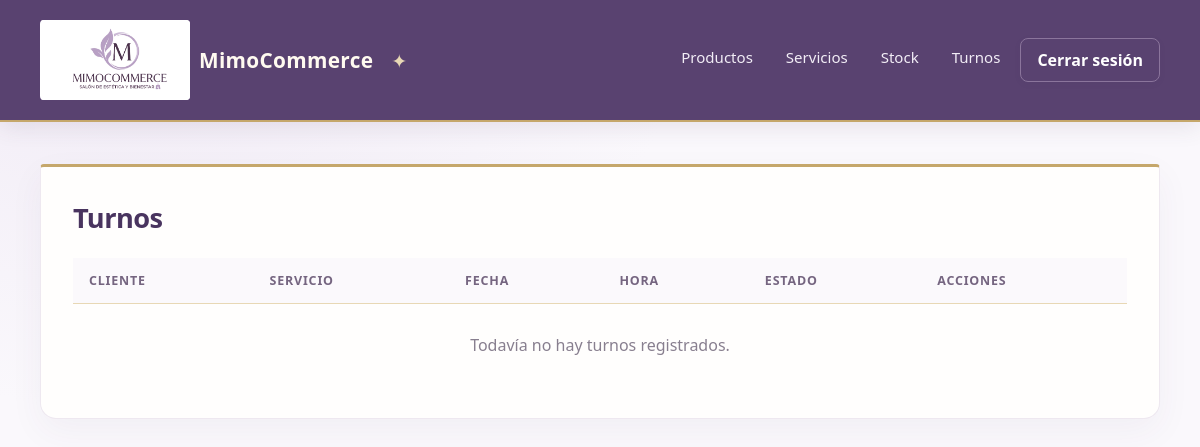
The page /turnos/ (signed in) on the database as committed earlier.
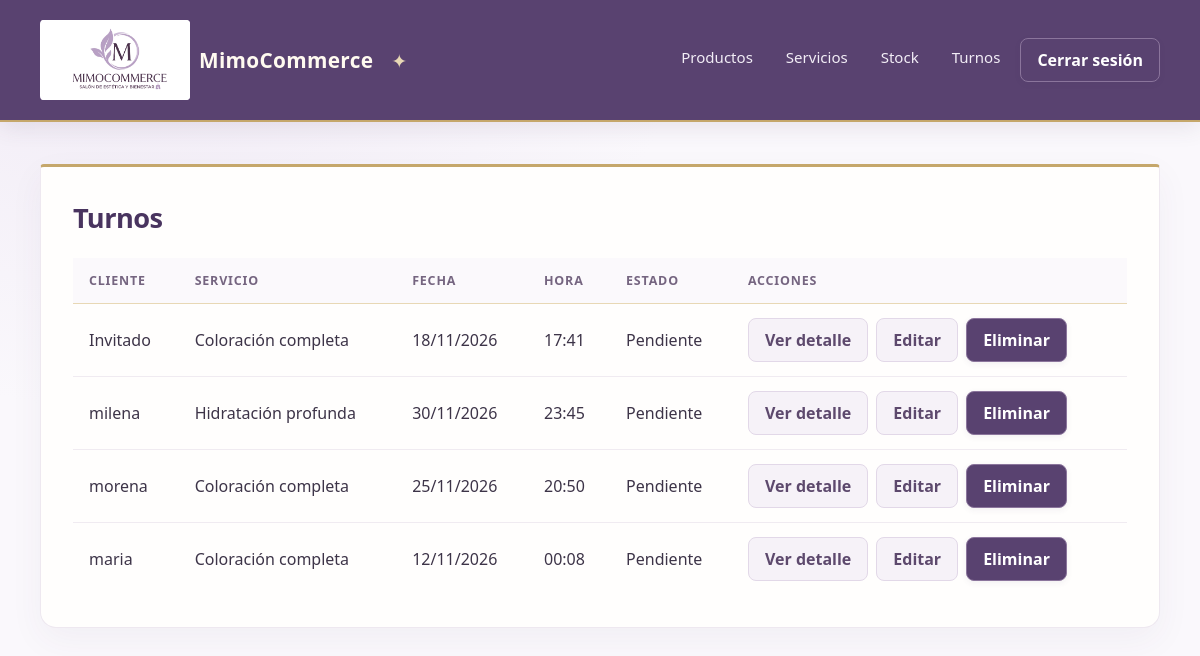
The same page on the database as committed later.
### apps/turnos/models.py (models this page shows, shortened)
class Turno(models.Model):
    usuario = models.ForeignKey(settings.AUTH_USER_MODEL, on_delete=models.CASCADE, blank=True, null=True)
    nombre_cliente = models.CharField(max_length=150, blank=True, default='')
    servicio = models.ForeignKey('servicios.Servicio', on_delete=models.PROTECT)
    fecha = models.DateField()
    hora = models.TimeField()
    estado = models.CharField(max_length=10)
    observaciones = models.TextField(blank=True)

### apps/servicios/models.py (models this page shows)
class Servicio(models.Model):
    nombre = models.CharField(max_length=100)
    precio = models.IntegerField()
    descripcion = models.TextField()
    fecha = models.DateField()
    def __str__(self):
        return self.nombre

### apps/turnos/views.py (the view)
# urls.py: path('', TurnoListView.as_view(), name='turno_list'),
class TurnoListView(LoginRequiredMixin, ListView):
    model = Turno
    template_name = 'turnos/list.html'
    context_object_name = 'turnos' # Esta es la variable que se usará en el template con {% for turno in turnos %} para mostrar los turnos

### apps/empresa/views.py (called while the page is built)
def empresa_encabezado(request):
    return {'empresa_encabezado': Empresa.objects.order_by('pk').first()}

### templates/turnos/list.html (shortened to what this page needs)
{% extends 'base/base.html' %}
{% block contentido %}
<div class="page-heading">
    <h1>Turnos</h1>
</div>
<div class="table-wrap">
    <table>
        <thead>
            <tr>
                <th>Cliente</th>
                <th>Servicio</th>
                <th>Fecha</th>
                <th>Hora</th>
                <th>Estado</th>
                <th>Acciones</th>
            </tr>
        </thead>
        <tbody>
            {% for turno in turnos %}
            <tr>
                <td>{{ turno.nombre_cliente|default:turno.usuario|default:"Invitado" }}</td>
                <td>{{ turno.servicio }}</td>
                <td>{{ turno.fecha|date:"d/m/Y" }}</td>
                <td>{{ turno.hora|time:"H:i" }}</td>
                <td>{{ turno.estado }}</td>
                <td>
                    <div class="actions">
                        <a class="button button-secondary" href="{% url 'turnos:turno_detail' turno.pk %}">Ver detalle</a>
                        <a class="button button-secondary" href="{% url 'turnos:turno_update' turno.pk %}">Editar</a>
                        <a class="button button-danger" href="{% url 'turnos:turno_delete' turno.pk %}">Eliminar</a>
                    </div>
                </td>
            </tr>
            {% empty %}
            <tr><td class="empty" colspan="6">Todavía no hay turnos registrados.</td></tr>
            {% endfor %}
        </tbody>
    </table>
</div>
{% endblock contentido %}

### templates/base/base.html (shortened to what this page needs)
{% load static %}
<!DOCTYPE html>
<html lang="es">
<head>
    <link rel="stylesheet" href="{% static 'css/estilos.css' %}">
</head>
<body>
    <header>
        <div class="header-inner">
            <div class="company-heading">
                <img class="institutional-logo" src="{% static 'img/logo.PNG' %}" alt="Logo de MimoCommerce">
                {% if request.resolver_match.namespace == 'usuario' %}
                <a class="brand" href="{% url 'usuario:usuario' %}">MimoCommerce</a>
                {% else %}
                <a class="brand" href="{% url 'inicio:inicio' %}">MimoCommerce</a>
                {% endif %}
                {% if request.resolver_match.namespace != 'usuario' %}
                {% if empresa_encabezado %}
                <a class="company-details-link" href="{% url 'empresa:empresa_detail' empresa_encabezado.pk %}" aria-label="Ver detalles de la empresa" title="Ver detalles de la empresa">✦</a>
                {% endif %}
                {% endif %}
            </div>
            {% if request.resolver_match.namespace == 'usuario' %}
            <nav aria-label="Navegación principal">
                <a href="{% url 'security:login' %}">Iniciar sesión</a>
            </nav>
            {% elif request.resolver_match.namespace == 'security' and request.resolver_match.url_name == 'login' %}
            {% else %}
            <nav aria-label="Navegación principal">
                <a href="{% url 'productos:producto_list' %}">Productos</a>
                <a href="{% url 'servicios:servicio_list' %}">Servicios</a>
                <a href="{% url 'stock:stock_list' %}">Stock</a>
                {% if user.is_authenticated %}
                <a href="{% url 'turnos:turno_list' %}">Turnos</a>
                <form action="{% url 'security:logout' %}" method="post">
                    <button type="submit">Cerrar sesión</button>
                </form>
                {% endif %}
            </nav>
            {% endif %}
        </div>
    </header>
    <main>
        <section class="panel">
            {% block contentido %}{% endblock %}
        </section>
    </main>
</body>
</html>

### static/css/estilos.css (style rules this page uses)
:root { color-scheme: light; font-family: "Segoe UI", Arial, sans-serif; color: #3d3448; background: #faf8fc; font-synthesis: none; text-rendering: optimizeLegibility; --plum: #594270; --plum-deep: #49345f; --lavender: #f2edf6; --gold: #c5a76b; --gold-light: #e8d8b5; }
* { box-sizing: border-box; }
body { min-width: 320px; min-height: 100vh; margin: 0; background: radial-gradient(ellipse at 12% 0%, #f0eaf5 0, transparent 34rem), #faf8fc; }
header { color: #fff; background: #594270; border-bottom: 2px solid var(--gold); box-shadow: 0 5px 22px #49345f1c; }
.header-inner, main { width: min(1120px, calc(100% - 40px)); margin: 0 auto; }
.header-inner { display: flex; align-items: center; justify-content: space-between; gap: 24px; padding: 20px 0; }
.company-heading { display: flex; align-items: center; gap: 9px; }
.institutional-logo { width: 150px; height: 80px; object-fit: contain; border-radius: 4px; background: #fff; }
.brand { color: #fffaf0; font-size: 1.3rem; font-weight: 650; letter-spacing: .015em; text-decoration: none; }
.company-details-link { display: grid; width: 34px; height: 34px; place-items: center; border-radius: 50%; color: var(--gold-light); font-size: 1.2rem; text-decoration: none; transition: background .18s ease, text-shadow .18s ease, transform .18s ease; }
nav { display: flex; flex-wrap: wrap; gap: 7px; }
nav a { color: #f2edf6; padding: 9px 13px; border-radius: 8px; font-size: .94rem; font-weight: 500; text-decoration: none; transition: background .18s ease, color .18s ease; }
main { padding: 42px 0; }
.panel { padding: 32px; background: #fffefd; border: 1px solid #eee8f0; border-top: 3px solid var(--gold); border-radius: 4px 4px 16px 16px; box-shadow: 0 12px 34px #49345f0d; }
h1 { margin: 0 0 22px; color: var(--plum-deep); font-size: 1.7rem; font-weight: 600; letter-spacing: -.02em; }
.page-heading { display: flex; align-items: center; justify-content: space-between; gap: 16px; margin-bottom: 22px; }
.page-heading h1 { margin: 0; }
.table-wrap { overflow-x: auto; }
table { width: 100%; border-collapse: collapse; }
th, td { padding: 14px 16px; border-bottom: 1px solid #f0ebf1; text-align: left; vertical-align: middle; }
th { color: #756580; background: #fbf9fc; border-bottom-color: var(--gold-light); font-size: .78rem; font-weight: 600; text-transform: uppercase; letter-spacing: .065em; }
tbody tr { transition: background .15s ease; }
tbody tr:last-child td { border-bottom: 0; }
.actions { display: flex; flex-wrap: wrap; gap: 8px; }
.button, button { display: inline-block; border: 1px solid #8b759c; border-radius: 8px; padding: 10px 16px; background: var(--plum); color: #fff; font: inherit; font-weight: 550; text-decoration: none; cursor: pointer; box-shadow: 0 2px 6px #49345f12; transition: background .18s ease, transform .18s ease, box-shadow .18s ease, border-color .18s ease; }
.button-secondary { border-color: #e2d8e8; background: #f6f2f8; color: #5d496d; box-shadow: none; }
.button-danger { border-color: #8b759c; background: var(--plum); }

Rows that differ between the two databases and show on the page:
added Turno: nombre_cliente "Invitado", servicio "Coloración completa", fecha "18/11/2026", hora "17:41", estado "Pendiente"
added Turno: nombre_cliente "milena", servicio "Hidratación profunda", fecha "30/11/2026", hora "23:45", estado "Pendiente"
added Turno: nombre_cliente "morena", servicio "Coloración completa", fecha "25/11/2026", hora "20:50", estado "Pendiente"
added Turno: nombre_cliente "maria", servicio "Coloración completa", fecha "12/11/2026", hora "00:08", estado "Pendiente"
Other text that changed with them:
text no longer shown: "Todavía no hay turnos registrados."
